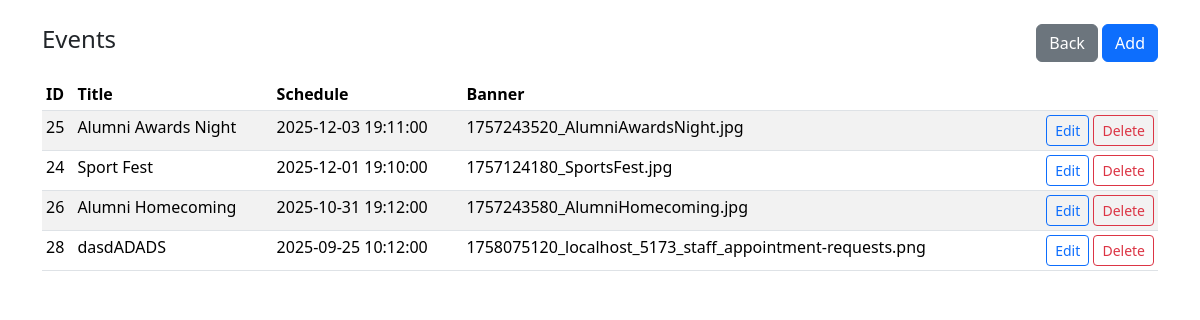
The app's page /events/index.php (signed in) with its own data.
### tables this page shows
CREATE TABLE `events` (
  `id` int(30) NOT NULL,
  `title` varchar(250) NOT NULL,
  `content` text NOT NULL,
  `schedule` datetime NOT NULL,
  `banner` text DEFAULT NULL,
  `date_created` datetime NOT NULL DEFAULT current_timestamp()
);

### inc/auth.php (called while the page is built, shortened)
<?php
require_once __DIR__ . '/config.php';
function current_user(): ?array {
    return $_SESSION['user'] ?? null;
}

### inc/config.php (called while the page is built, shortened)
<?php
function e(string $s): string { return htmlspecialchars($s, ENT_QUOTES, 'UTF-8'); }

### events/index.php (the view, shortened to what this page needs)
<?php
require_once __DIR__ . '/../inc/config.php';
require_once __DIR__ . '/../inc/auth.php';
$pdo = get_pdo();
$rows = $pdo->query('SELECT id, title, schedule, banner FROM events ORDER BY schedule DESC')->fetchAll();
?>
<!doctype html>
<html lang="en">
<head>
  <link rel="stylesheet" href="https://cdn.jsdelivr.net/npm/bootstrap@5.3.3/dist/css/bootstrap.min.css">
</head>
<body>
  <div class="container py-4">
    <div class="d-flex justify-content-between align-items-center mb-3">
      <h1 class="h4">Events</h1>
      <div>
        <a class="btn btn-secondary" href="/scratch/index.php">Back</a>
        <?php if ((current_user()['type'] ?? 3) === 1): ?>
          <a class="btn btn-primary" href="/scratch/events/new.php">Add</a>
        <?php endif; ?>
      </div>
    </div>
    <table class="table table-sm table-striped">
      <thead><tr><th>ID</th><th>Title</th><th>Schedule</th><th>Banner</th><th></th></tr></thead>
      <tbody>
      <?php foreach ($rows as $r): ?>
        <tr>
          <td><?php echo (int)$r['id']; ?></td>
          <td><?php echo e($r['title']); ?></td>
          <td><?php echo e($r['schedule']); ?></td>
          <td><?php echo e((string)$r['banner']); ?></td>
          <td class="text-end">
            <?php if ((current_user()['type'] ?? 3) === 1): ?>
              <a class="btn btn-sm btn-outline-primary" href="/scratch/events/edit.php?id=<?php echo (int)$r['id']; ?>">Edit</a>
              <a class="btn btn-sm btn-outline-danger" href="/scratch/events/delete.php?id=<?php echo (int)$r['id']; ?>" onclick="return confirm('Delete this event?')">Delete</a>
            <?php endif; ?>
          </td>
        </tr>
      <?php endforeach; ?>
      </tbody>
    </table>
  </div>
</body>
</html>

### records on screen
events: id "25", title "Alumni Awards Night", schedule "2025-12-03 19:11:00", banner "1757243520_AlumniAwardsNight.jpg"
events: id "24", title "Sport Fest", schedule "2025-12-01 19:10:00", banner "1757124180_SportsFest.jpg"
events: id "26", title "Alumni Homecoming", schedule "2025-10-31 19:12:00", banner "1757243580_AlumniHomecoming.jpg"
events: id "28", title "dasdADADS", schedule "2025-09-25 10:12:00", banner "1758075120_localhost_5173_staff_appointment-requests.png"
